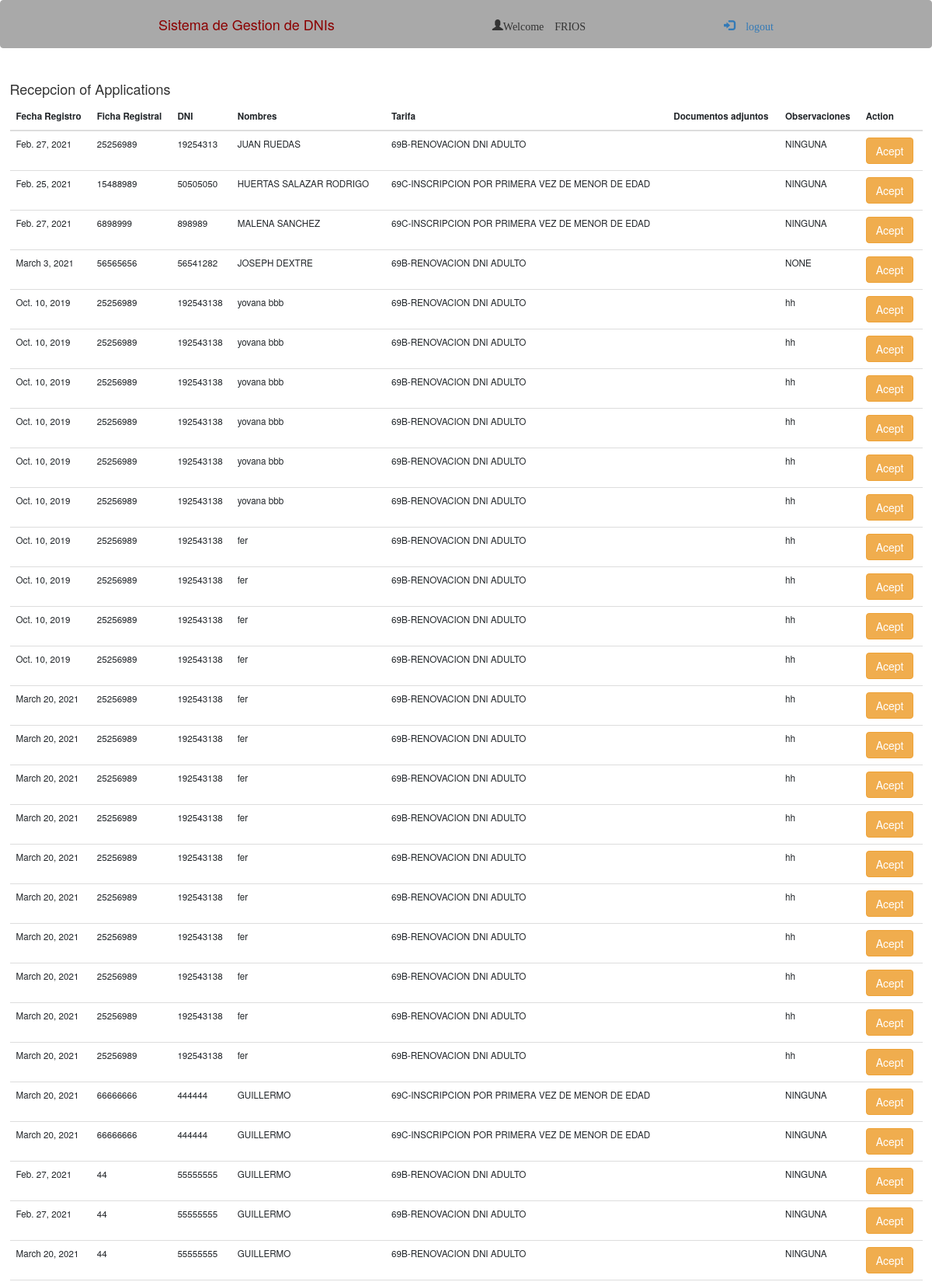
/receiving/ (signed in, upper part), run on the app's committed database.
### register/models.py (models this page shows, shortened)
class application(models.Model):
    ficharegistral = models.CharField(max_length=12)
    fecharegistro = models.DateField()
    nombres = models.CharField(max_length=120)
    dni = models.IntegerField()
    tarifa = models.ForeignKey('tarifa',on_delete=models.CASCADE)
    usuario = models.ForeignKey(User,on_delete=models.CASCADE)
    docs_adjuntos = models.CharField(max_length=150, blank=True, null=True)
    observaciones = models.CharField(max_length=150)
    fecharecepcion = models.DateField(blank=True, null=True)
    hojaremision = models.CharField(max_length=16, blank=True)
    fechaentrega = models.DateTimeField(blank=True, null=True)
    estado = models.CharField(max_length=1, choices=[
        ('R',"Registrado"),
        ('E',"Enviado"),
        ('O',"Recibido"),
        ('X',"Entregado")
    ])

class tarifa(models.Model):
    codigo = models.CharField(max_length=6)
    descripcion = models.CharField(max_length=120)
    precio = models.DecimalField(max_digits=4,decimal_places=2)
    def __str__(self):
        return self.codigo + "-"+self.descripcion

### receiving/views.py (the view)
# urls.py: path('', views.applications_estado_r, name='receiving'),
@login_required
def applications_estado_r(request):  # All applications with "R"
    applications = application.objects.filter(estado="R")
    return render(request,'registration/applications_estado_r.html',{'applications':applications})

### templates/registration/applications_estado_r.html
{% extends 'registration/base.html' %}
{% block content %}
<div class="card-body">
    <h4>Recepcion of Applications</h4>
    <table class="table" style="font-size: smaller;">
        <thead>
            <tr>
                <th scope="col">Fecha Registro</th>
                <th scope="col">Ficha Registral</th>
                <th scope="col">DNI</th>
                <th scope="col">Nombres</th>
                <th scope="col">Tarifa</th>
                <th scope="col">Documentos adjuntos</th>
                <th scope="col">Observaciones</th>
                <th scope="col">Action</th>
            </tr>
        </thead>
        <tbody>
            {% for application in applications %}
            <tr>
                <td> {{ application.fecharegistro }}</td>
                <td> {{ application.ficharegistral }}</td>
                <td> {{ application.dni }}</td>
                <td> {{ application.nombres }}</td>
                <td> {{ application.tarifa }}</td>
                <td> {{ application.doc_adjuntos }}</td>
                <td> {{ application.observaciones }}</td>
                <td>
                    <a type="button" class="btn btn-warning" href="#">Acept</a>
                </td>
            </tr>
            {% endfor %}
        </tbody>
    </table>
</div>
{% endblock %}

### templates/registration/base.html (shortened to what this page needs)
<html lang="en">
<head>
    <link rel="stylesheet" href="https://stackpath.bootstrapcdn.com/bootstrap/4.5.0/css/bootstrap.min.css"
>
    <link rel="stylesheet" href="https://maxcdn.bootstrapcdn.com/bootstrap/3.4.0/css/bootstrap.min.css">
</head>
<body>
    <nav class="navbar navbar-inverse" style="background-color:darkgray; border-color: darkgray;">
        <div class="container-fluid">
          <div class="navbar-header">
            <a class="navbar-brand" style="color: darkred;" >Sistema de Gestion de DNIs</a>
          </div>
          <div><span class="glyphicon glyphicon-user">Welcome {{ user | upper}}</div>
          <div><a href="{% url 'logout' %}"><span class="glyphicon glyphicon-log-in"> logout</a></div>
        </div>
    </nav>
    {% block content %}
    {% endblock %}
</body>
</html>

### data on the page
application: fecharegistro "Feb. 27, 2021", ficharegistral "25256989", dni "19254313", nombres "JUAN RUEDAS", tarifa "69B-RENOVACION DNI ADULTO", observaciones "NINGUNA"
application: fecharegistro "Feb. 25, 2021", ficharegistral "15488989", dni "50505050", nombres "HUERTAS SALAZAR RODRIGO", tarifa "69C-INSCRIPCION POR PRIMERA VEZ DE MENOR DE EDAD", observaciones "NINGUNA"
application: fecharegistro "Feb. 27, 2021", ficharegistral "6898999", dni "898989", nombres "MALENA SANCHEZ", tarifa "69C-INSCRIPCION POR PRIMERA VEZ DE MENOR DE EDAD", observaciones "NINGUNA"
application: fecharegistro "March 3, 2021", ficharegistral "56565656", dni "56541282", nombres "JOSEPH DEXTRE", tarifa "69B-RENOVACION DNI ADULTO", observaciones "NONE"
application: fecharegistro "Oct. 10, 2019", ficharegistral "25256989", dni "192543138", nombres "yovana bbb", tarifa "69B-RENOVACION DNI ADULTO", observaciones "hh"
application: fecharegistro "Oct. 10, 2019", ficharegistral "25256989", dni "192543138", nombres "yovana bbb", tarifa "69B-RENOVACION DNI ADULTO", observaciones "hh"
application: fecharegistro "Oct. 10, 2019", ficharegistral "25256989", dni "192543138", nombres "yovana bbb", tarifa "69B-RENOVACION DNI ADULTO", observaciones "hh"
application: fecharegistro "Oct. 10, 2019", ficharegistral "25256989", dni "192543138", nombres "yovana bbb", tarifa "69B-RENOVACION DNI ADULTO", observaciones "hh"
application: fecharegistro "Oct. 10, 2019", ficharegistral "25256989", dni "192543138", nombres "yovana bbb", tarifa "69B-RENOVACION DNI ADULTO", observaciones "hh"
application: fecharegistro "Oct. 10, 2019", ficharegistral "25256989", dni "192543138", nombres "yovana bbb", tarifa "69B-RENOVACION DNI ADULTO", observaciones "hh"
application: fecharegistro "Oct. 10, 2019", ficharegistral "25256989", dni "192543138", nombres "fer", tarifa "69B-RENOVACION DNI ADULTO", observaciones "hh"
application: fecharegistro "Oct. 10, 2019", ficharegistral "25256989", dni "192543138", nombres "fer", tarifa "69B-RENOVACION DNI ADULTO", observaciones "hh"
application: fecharegistro "Oct. 10, 2019", ficharegistral "25256989", dni "192543138", nombres "fer", tarifa "69B-RENOVACION DNI ADULTO", observaciones "hh"
application: fecharegistro "Oct. 10, 2019", ficharegistral "25256989", dni "192543138", nombres "fer", tarifa "69B-RENOVACION DNI ADULTO", observaciones "hh"
application: fecharegistro "March 20, 2021", ficharegistral "25256989", dni "192543138", nombres "fer", tarifa "69B-RENOVACION DNI ADULTO", observaciones "hh"
application: fecharegistro "March 20, 2021", ficharegistral "25256989", dni "192543138", nombres "fer", tarifa "69B-RENOVACION DNI ADULTO", observaciones "hh"
application: fecharegistro "March 20, 2021", ficharegistral "25256989", dni "192543138", nombres "fer", tarifa "69B-RENOVACION DNI ADULTO", observaciones "hh"
application: fecharegistro "March 20, 2021", ficharegistral "25256989", dni "192543138", nombres "fer", tarifa "69B-RENOVACION DNI ADULTO", observaciones "hh"
application: fecharegistro "March 20, 2021", ficharegistral "25256989", dni "192543138", nombres "fer", tarifa "69B-RENOVACION DNI ADULTO", observaciones "hh"
application: fecharegistro "March 20, 2021", ficharegistral "25256989", dni "192543138", nombres "fer", tarifa "69B-RENOVACION DNI ADULTO", observaciones "hh"
application: fecharegistro "March 20, 2021", ficharegistral "25256989", dni "192543138", nombres "fer", tarifa "69B-RENOVACION DNI ADULTO", observaciones "hh"
application: fecharegistro "March 20, 2021", ficharegistral "25256989", dni "192543138", nombres "fer", tarifa "69B-RENOVACION DNI ADULTO", observaciones "hh"
application: fecharegistro "March 20, 2021", ficharegistral "25256989", dni "192543138", nombres "fer", tarifa "69B-RENOVACION DNI ADULTO", observaciones "hh"
application: fecharegistro "March 20, 2021", ficharegistral "25256989", dni "192543138", nombres "fer", tarifa "69B-RENOVACION DNI ADULTO", observaciones "hh"
application: fecharegistro "March 20, 2021", ficharegistral "66666666", dni "444444", nombres "GUILLERMO", tarifa "69C-INSCRIPCION POR PRIMERA VEZ DE MENOR DE EDAD", observaciones "NINGUNA"
application: fecharegistro "March 20, 2021", ficharegistral "66666666", dni "444444", nombres "GUILLERMO", tarifa "69C-INSCRIPCION POR PRIMERA VEZ DE MENOR DE EDAD", observaciones "NINGUNA"
application: fecharegistro "Feb. 27, 2021", ficharegistral "44", dni "55555555", nombres "GUILLERMO", tarifa "69B-RENOVACION DNI ADULTO", observaciones "NINGUNA"
application: fecharegistro "Feb. 27, 2021", ficharegistral "44", dni "55555555", nombres "GUILLERMO", tarifa "69B-RENOVACION DNI ADULTO", observaciones "NINGUNA"
application: fecharegistro "March 20, 2021", ficharegistral "44", dni "55555555", nombres "GUILLERMO", tarifa "69B-RENOVACION DNI ADULTO", observaciones "NINGUNA"

### other printed values
{{ user | upper }} "FRIOS"
